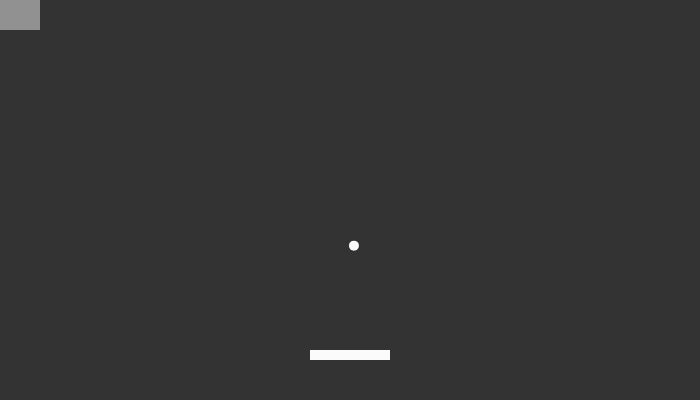
Frame 1 (no input)
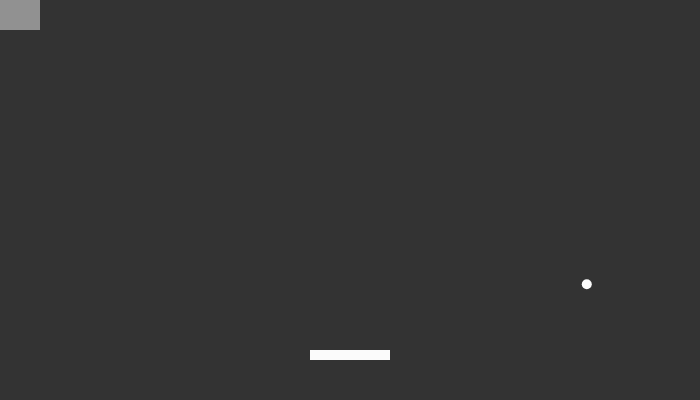
Frame 60 (no input)
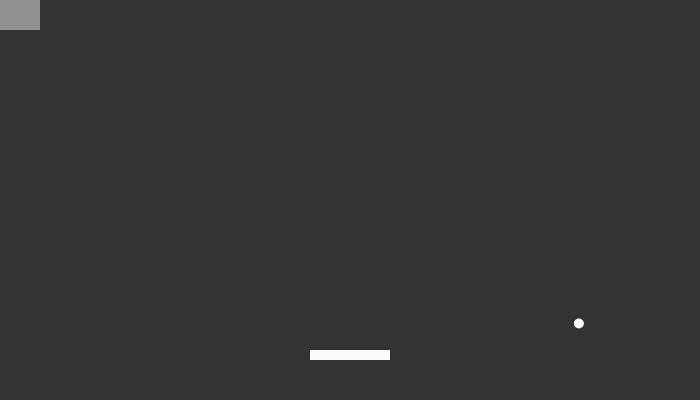
Frame 120 (the mouse pressed at the canvas centre since frame 60)

The p5.js sketch that drew these frames (run headless with seeded random() and noise() and a simulated clock; from frame 60 on, the mouse is pressed at the canvas centre):

// p5.js sketch
// ── sketch.js
//Sketch-Datei für Breakout

var paddle;
var paddleheight = 350;
var acc = 7;

var ball;

var block;

function setup() {
  createCanvas(700,400);
  paddle = new Paddle();
  ball = new Ball();
  block = new Block();
}

function draw() {
  background(51);
  //stroke(251);
  //line(width/2,0,width/2,height);
  paddle.update();
  paddle.show();
  ball.update();
  ball.show();
  block.show();
}

// ── ball.js
//Ball object

function Ball(){
  this.pos = createVector(width/2,0.7*paddleheight);
  this.r = 5;
  this.dir = createVector(random(width),random(height));//createVector(0,1);
  this.speed = 4;//2.5;
  this.dir.setMag(this.speed);

  this.update = function(){
    //Check to see if the ball hits the paddle and adjust direction
    if(this.hitsPaddle()){
      //Entwurf
      this.dir.y *= -1;
    }
    //Check to see if the ball hits a side wall and adjust direction
    if(this.hitsSideWall()){
      //Entwurf
      this.dir.x *= -1;
    }
    //Check to see if the ball hits the top wall and adjust direction
    if(this.hitsTopWall()){
      //Entwurf
      this.dir.y *= -1;
    }

    //Update to generate movement
    this.pos.add(this.dir);
  }

  this.show = function(){
    fill(251);
    ellipse(this.pos.x,this.pos.y,2*this.r)
  }

  this.hitsPaddle = function(){
    if(this.pos.y >= paddleheight && this.pos.x <= paddle.rightx()+0.1 && this.pos.x >= paddle.leftx()-0.1){
      return true;
    }else{
      return false;
    }
  }

  this.hitsSideWall = function(){
    if(this.pos.x<=0.1 || this.pos.x >= width-0.1){
      return true;
    }else{
      return false;
    }
  }

  this.hitsTopWall = function(){
    if(this.pos.y <= 0.1){
      return true;
    }else{
      return false;
    }
  }
}

// ── block.js
function Block(i,j){
  this.spacing = 16;
  this.w = 40;
  this.h = 30;
  this.pos = createVector(i*(this.w+this.spacing)+this.spacing,j*(this.h+this.spacing)+this.spacing);

  this.show = function(){
    fill(145);
    noStroke();
    rect(this.pos.x,this.pos.y,this.w,this.h)
  }
}

// ── paddle.js
function Paddle(){
  this.pos = width/2;
  this.w = 80;
  this.speed = 0;

  this.show = function(){
    fill(251);
    noStroke();
    rect(this.pos-this.w/2,paddleheight,this.w,10);
  }

  this.update = function(){
    this.pos += this.speed;
    constrain(this.pos,0,width);
  }

  this.move = function(x){
    this.speed = x;
  }

  //Determine left and right end of paddle for collision Check
  this.leftx = function(){
    return this.pos-this.w/2;
  }
  this.rightx = function(){
    return this.pos+this.w/2;
  }
}

//Tastatursteuerung
function keyPressed(){
  if(keyCode === LEFT_ARROW){
    paddle.move(-acc);
  }else if(keyCode === RIGHT_ARROW){
    paddle.move(acc);
  }
}

function keyReleased(){
  paddle.move(0);
}
